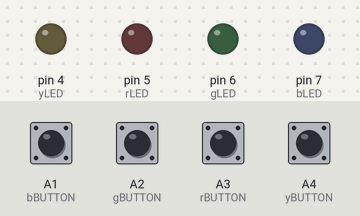
A sketch run on a simulated Arduino Uno, built with avr-gcc and run on an emulated ATmega328P. On the bench: output pins drawn as LEDs (lit = HIGH). The inputs (shaded band) are chosen by the test bench; at power-on: A1 (bBUTTON), A2 (gBUTTON), A3 (rBUTTON), A4 (yBUTTON) LOW.

Above: at 1.2 s.
1.3 s: A1 (bBUTTON) pulled HIGH for 0.15 s
At 2.7 s:
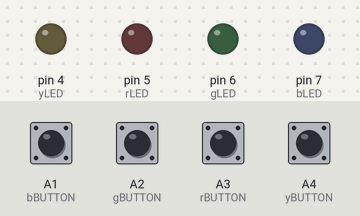
3.0 s: A2 (gBUTTON) pulled HIGH for 0.15 s
At 4.1 s:
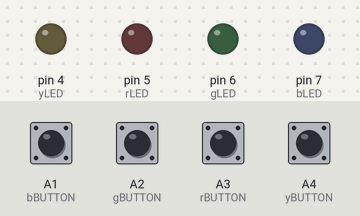
4.7 s: A3 (rBUTTON) pulled HIGH for 0.15 s
At 5.4 s:
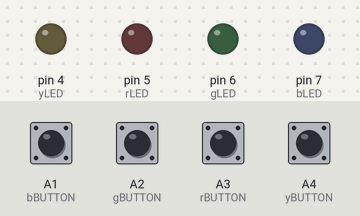
6.4 s: A4 (yBUTTON) pulled HIGH for 0.15 s
At 7.8 s:
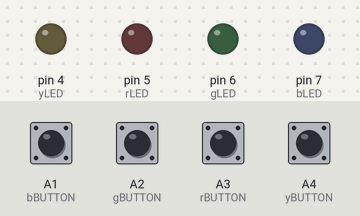
8.1 s: A1 (bBUTTON) pulled HIGH for 1 s
At 8.9 s:
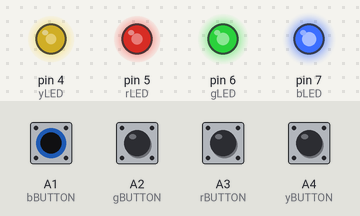
10.6 s: A1 (bBUTTON) driven HIGH and A2 (gBUTTON) driven HIGH
At 11.2 s:
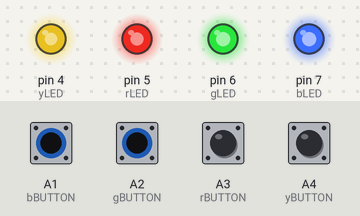
Timing chart, 0 to 13.1 s (numbered marks = the images above; inputs shaded):
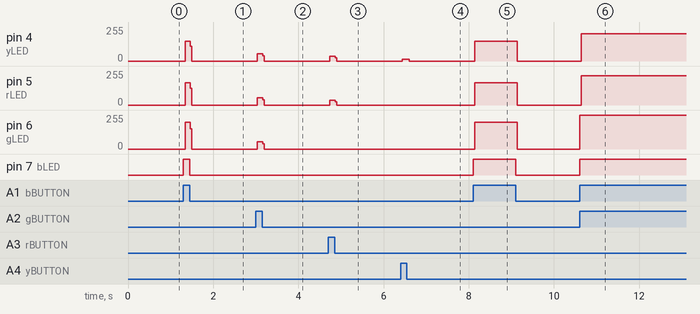

Measured:
- after the input at 1.3 s, pin 4 (yLED): 0/255 → 150/255 at once, → 0/255 0.12 s later; pin 5 (rLED): 0/255 → 166/255 at once, → 0/255 0.12 s later; pin 6 (gLED): 0/255 → 202/255 at once, → 0/255 0.12 s later; pin 7 (bLED): LOW → HIGH at once, → LOW 0.15 s later
- after the input at 3.0 s, pin 4 (yLED), pin 5 (rLED), pin 6 (gLED): 0/255 → 54/255 at once, → 0/255 0.12 s later
- after the input at 4.7 s, pin 4 (yLED), pin 5 (rLED): 0/255 → 35/255 at once, → 0/255 0.12 s later
- after the input at 6.4 s, pin 4 (yLED): 0/255 → 15/255 at once, → 0/255 0.16 s later
- after the input at 8.1 s, pin 4 (yLED): 0/255 → 150/255 at once, → 0/255 1.0 s later; pin 5 (rLED): 0/255 → 166/255 at once, → 0/255 1.0 s later; pin 6 (gLED): 0/255 → 202/255 at once, → 0/255 1.0 s later; pin 7 (bLED): LOW → HIGH at once, → LOW 1.0 s later
- after the input at 10.6 s, pin 4 (yLED): 0/255 → 203/255 at once; pin 5 (rLED): 0/255 → 220/255 at once; pin 6 (gLED): 0/255 → 255/255 at once; pin 7 (bLED): LOW → HIGH at once

The sketch:

first_pattern.ino
```cpp
/*
Introduction to Interactive Media
Arduino First Assignment: Light Pattern 1
Aiya Sartbayeva
23 March,2021
 */
//LED lights
const int yLED = 4;
const int rLED = 5;
const int gLED = 6;
const int bLED = 7;
//Buttons
const int yBUTTON = A4;
const int rBUTTON = A3;
const int gBUTTON = A2;
const int bBUTTON = A1;

void setup() {
  // initialize serial communication at 9600 bits per second:
  Serial.begin(9600);

  //all the buttons as input
  pinMode(yBUTTON, INPUT);
  pinMode(rBUTTON, INPUT);
  pinMode(gBUTTON, INPUT);
  pinMode(bBUTTON, INPUT);

  //all the LED lights as output
  pinMode(4, OUTPUT);
  pinMode(5, OUTPUT);
  pinMode(6, OUTPUT);
  pinMode(7, OUTPUT);
}

void loop() {
  //read the input pins
  int yBUTTONState = digitalRead(yBUTTON);
  int rBUTTONState = digitalRead(rBUTTON);
  int gBUTTONState = digitalRead(gBUTTON);
  int bBUTTONState = digitalRead(bBUTTON);

  //if yellow button is pressed
  if (yBUTTONState == HIGH) {
    digitalWrite(yLED, HIGH);

  } else {
    digitalWrite(yLED, LOW);
  }

  //if red button is pressed
  if (rBUTTONState == HIGH) {
    digitalWrite(yLED, HIGH);
    digitalWrite(rLED, HIGH);

  } else {
    digitalWrite(yLED, LOW);
    digitalWrite(rLED, LOW);
  }

  //if green button is pressed
  if (gBUTTONState == HIGH) {
    digitalWrite(yLED, HIGH);
    digitalWrite(rLED, HIGH);
    digitalWrite(gLED, HIGH);

  } else {
    digitalWrite(yLED, LOW);
    digitalWrite(rLED, LOW);
    digitalWrite(gLED, LOW);
  }
  //if blue button is pressed
  if (bBUTTONState == HIGH) {
    digitalWrite(yLED, HIGH);
    digitalWrite(rLED, HIGH);
    digitalWrite(gLED, HIGH);
    digitalWrite(bLED, HIGH);

  } else {
    digitalWrite(yLED, LOW);
    digitalWrite(rLED, LOW);
    digitalWrite(gLED, LOW);
    digitalWrite(bLED, LOW);
  }
}
```
